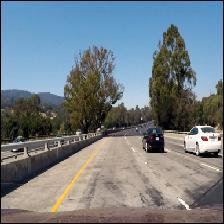
#> input picture raw_images/input.jpg, 224 x 224 px
$ python detect_and_remove_duplicate_images.py --dataset raw_images
#> lines starting #> are read from the running program, lines starting #| are printed output that depends on the picture
from imutils import paths
import numpy as np
import argparse
import cv2
import os


def dhash(image, hashSize=8):
    gray = cv2.cvtColor(image, cv2.COLOR_BGR2GRAY)
    resized = cv2.resize(gray, (hashSize+1, hashSize))

    diff = resized[:, 1:] > resized[:, :-1]

    return sum([2 ** i for (i,v) in enumerate(diff.flatten()) if v])

ap = argparse.ArgumentParser()
ap.add_argument("-d", "--dataset", required=True,
                help="path to input dataset")
ap.add_argument("-r", "--remove", type=int, default=-1,
                help="whether or not duplicates should be removed")
args = vars(ap.parse_args())


print("[INFO] computing images hashes...")
image_paths = list(paths.list_images(args["dataset"]))
sliced_image_paths = image_paths[101:]

# removed rest of the images
for i in sliced_image_paths:
    os.remove(i)

hashes = {}

for x in image_paths:
    image = cv2.imread(x)
#> image is the input picture: shape (224, 224, 3); mean B, G, R 132.7, 125.9, 115.4
    h = dhash(image)
#> in dhash, `gray = cv2.cvtColor(image, cv2.COLOR_BGR2GRAY)`:
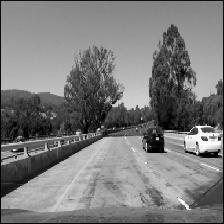
#> gray: shape (224, 224); min 0, max 255, mean 123.6
#> h = 4842307327595399312

    p = hashes.get(h, [])
#> p = []
    p.append(x)
    hashes[h] = p
#> pass 2 of the loop `for x in image_paths:`:
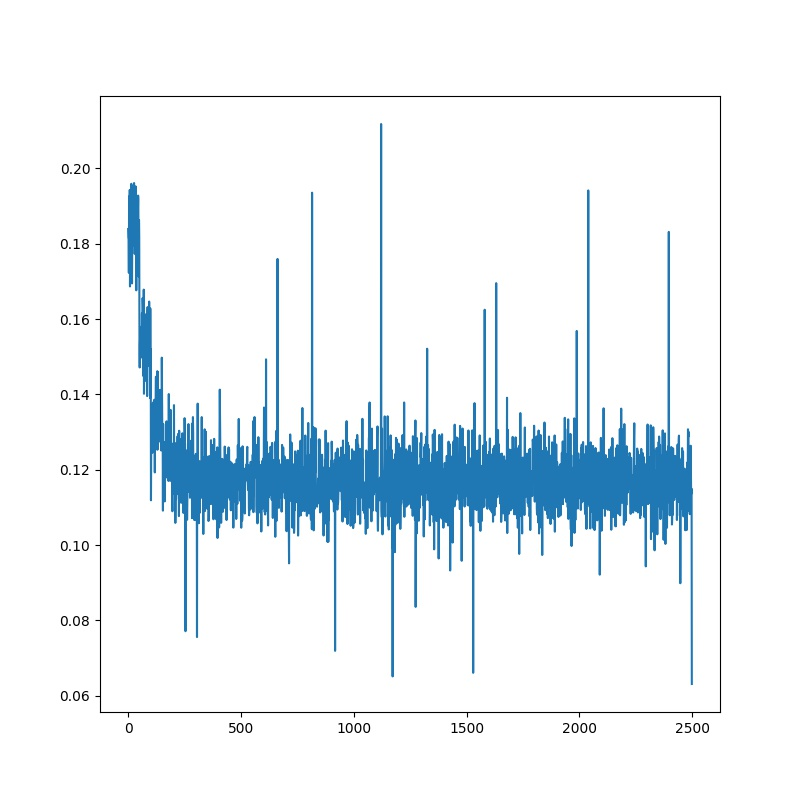
#> input picture raw_images/test_loss (1).jpg, 800 x 800 px
#> image is the input picture: shape (800, 800, 3); mean B, G, R 246.5, 241.9, 234.6
#> in dhash (call 2), `gray = cv2.cvtColor(image, cv2.COLOR_BGR2GRAY)`:
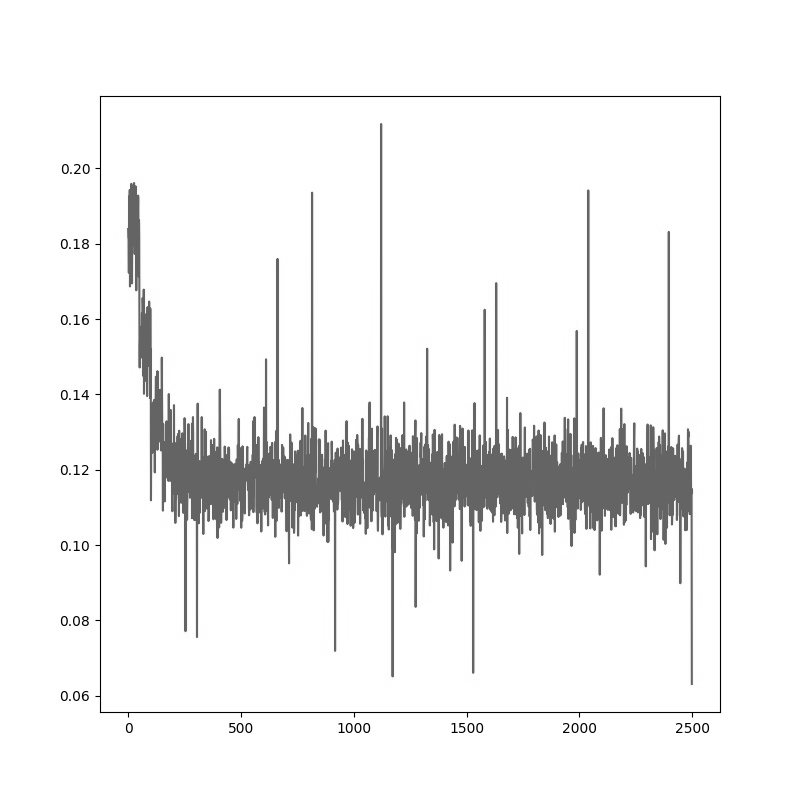
#> gray: shape (800, 800); min 0, max 255, mean 240.2
#> `h = dhash(image)`: h = 896717684736

count = 0
# Loop over all the hashes of images
for h, hashed_paths in hashes.items():
    print(len(hashed_paths))
#| 1
    count += 1
    print(count)
    if len(hashed_paths) > 1:
        if args["remove"] <= 0:
            montage = None

            for p in hashed_paths:
                image = cv2.imread(p)
                image = cv2.resize(image, (224, 224))

                if montage is None:
                    montage = image
                else:
                    montage = np.hstack([montage, image])

            print("[INFO] hash: {}".format(h))
            cv2.imshow("Montage", montage)
            cv2.waitKey(3000)
        else:
            for p in hashed_paths[1:]:
                os.remove(p)
#> pass 2 of the loop `for h, hashed_paths in hashes.items():`:
#| 1

for h, hashed_paths in hashes.items():
    print(len(hashed_paths))
#> this loop made 2 passes
#> (h, hashed_paths) on passes 1 to 2: (4842307327595399312, ['raw_images/input.jpg']), (896717684736, ['raw_images/test_loss (1).jpg'])
#| 1
#| 1
